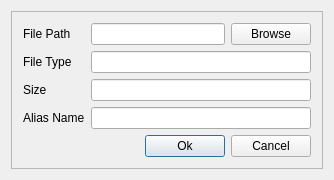
<?xml version="1.0" encoding="UTF-8"?>
<ui version="4.0">
 <class>ReferenceFileClass</class>
 <widget class="QDialog" name="ReferenceFileClass">
  <property name="geometry">
   <rect>
    <x>0</x>
    <y>0</y>
    <width>334</width>
    <height>168</height>
   </rect>
  </property>
  <property name="windowTitle">
   <string>ReferenceFile</string>
  </property>
  <layout class="QGridLayout" name="gridLayout">
   <item row="0" column="0">
    <widget class="QFrame" name="frame_3">
     <property name="frameShape">
      <enum>QFrame::StyledPanel</enum>
     </property>
     <property name="frameShadow">
      <enum>QFrame::Raised</enum>
     </property>
     <layout class="QGridLayout" name="gridLayout_2">
      <item row="1" column="0">
       <widget class="QLabel" name="lblFileType">
        <property name="text">
         <string>File Type</string>
        </property>
       </widget>
      </item>
      <item row="1" column="1" colspan="3">
       <widget class="QLineEdit" name="txtFileType"/>
      </item>
      <item row="2" column="0">
       <widget class="QLabel" name="lblSize">
        <property name="text">
         <string>Size</string>
        </property>
       </widget>
      </item>
      <item row="2" column="1" colspan="3">
       <widget class="QLineEdit" name="txtSize">
        <property name="readOnly">
         <bool>true</bool>
        </property>
       </widget>
      </item>
      <item row="3" column="0">
       <widget class="QLabel" name="lblAliasName">
        <property name="text">
         <string>Alias Name</string>
        </property>
       </widget>
      </item>
      <item row="3" column="1" colspan="3">
       <widget class="QLineEdit" name="txtAlaisName"/>
      </item>
      <item row="4" column="0" colspan="2">
       <spacer name="horizontalSpacer">
        <property name="orientation">
         <enum>Qt::Horizontal</enum>
        </property>
        <property name="sizeHint" stdset="0">
         <size>
          <width>131</width>
          <height>20</height>
         </size>
        </property>
       </spacer>
      </item>
      <item row="4" column="2">
       <widget class="QPushButton" name="btnOk">
        <property name="text">
         <string>Ok</string>
        </property>
       </widget>
      </item>
      <item row="4" column="3">
       <widget class="QPushButton" name="btnCancel">
        <property name="text">
         <string>Cancel</string>
        </property>
       </widget>
      </item>
      <item row="0" column="0">
       <widget class="QLabel" name="lblFilePath">
        <property name="text">
         <string>File Path</string>
        </property>
       </widget>
      </item>
      <item row="0" column="1" colspan="2">
       <widget class="QLineEdit" name="txtFilePath"/>
      </item>
      <item row="0" column="3">
       <widget class="QPushButton" name="btnBrowse">
        <property name="text">
         <string>Browse</string>
        </property>
       </widget>
      </item>
     </layout>
    </widget>
   </item>
  </layout>
 </widget>
 <layoutdefault spacing="6" margin="11"/>
 <resources/>
 <connections>
  <connection>
   <sender>btnCancel</sender>
   <signal>clicked()</signal>
   <receiver>ReferenceFileClass</receiver>
   <slot>close()</slot>
   <hints>
    <hint type="sourcelabel">
     <x>323</x>
     <y>160</y>
    </hint>
    <hint type="destinationlabel">
     <x>359</x>
     <y>154</y>
    </hint>
   </hints>
  </connection>
 </connections>
</ui>
